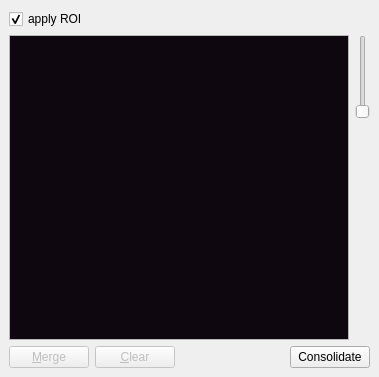
<?xml version="1.0" encoding="UTF-8"?>
<ui version="4.0">
 <class>LabelDock</class>
 <widget class="QDockWidget" name="LabelDock">
  <property name="geometry">
   <rect>
    <x>0</x>
    <y>0</y>
    <width>379</width>
    <height>377</height>
   </rect>
  </property>
  <property name="windowTitle">
   <string>Labels</string>
  </property>
  <widget class="QWidget" name="dockWidgetContents">
   <layout class="QGridLayout" name="gridLayout">
    <item row="0" column="0">
     <widget class="QCheckBox" name="applyROI">
      <property name="toolTip">
       <string>Show label mask icons for ROI.</string>
      </property>
      <property name="text">
       <string>apply ROI</string>
      </property>
      <property name="checked">
       <bool>true</bool>
      </property>
     </widget>
    </item>
    <item row="1" column="0">
     <layout class="QHBoxLayout" name="horizontalLayout_2">
      <item>
       <widget class="QListView" name="labelView">
        <property name="palette">
         <palette>
          <active>
           <colorrole role="Text">
            <brush brushstyle="SolidPattern">
             <color alpha="255">
              <red>255</red>
              <green>255</green>
              <blue>255</blue>
             </color>
            </brush>
           </colorrole>
           <colorrole role="Base">
            <brush brushstyle="SolidPattern">
             <color alpha="255">
              <red>15</red>
              <green>7</green>
              <blue>15</blue>
             </color>
            </brush>
           </colorrole>
          </active>
          <inactive>
           <colorrole role="Text">
            <brush brushstyle="SolidPattern">
             <color alpha="255">
              <red>255</red>
              <green>255</green>
              <blue>255</blue>
             </color>
            </brush>
           </colorrole>
           <colorrole role="Base">
            <brush brushstyle="SolidPattern">
             <color alpha="255">
              <red>15</red>
              <green>7</green>
              <blue>15</blue>
             </color>
            </brush>
           </colorrole>
          </inactive>
          <disabled>
           <colorrole role="Text">
            <brush brushstyle="SolidPattern">
             <color alpha="255">
              <red>126</red>
              <green>126</green>
              <blue>126</blue>
             </color>
            </brush>
           </colorrole>
           <colorrole role="Base">
            <brush brushstyle="SolidPattern">
             <color alpha="255">
              <red>252</red>
              <green>252</green>
              <blue>252</blue>
             </color>
            </brush>
           </colorrole>
          </disabled>
         </palette>
        </property>
        <property name="mouseTracking">
         <bool>true</bool>
        </property>
        <property name="editTriggers">
         <set>QAbstractItemView::NoEditTriggers</set>
        </property>
        <property name="showDropIndicator" stdset="0">
         <bool>false</bool>
        </property>
        <property name="dragEnabled">
         <bool>false</bool>
        </property>
        <property name="dragDropMode">
         <enum>QAbstractItemView::DragDrop</enum>
        </property>
        <property name="selectionMode">
         <enum>QAbstractItemView::ExtendedSelection</enum>
        </property>
        <property name="flow">
         <enum>QListView::LeftToRight</enum>
        </property>
        <property name="resizeMode">
         <enum>QListView::Adjust</enum>
        </property>
        <property name="viewMode">
         <enum>QListView::IconMode</enum>
        </property>
       </widget>
      </item>
      <item>
       <layout class="QVBoxLayout" name="verticalLayout">
        <property name="spacing">
         <number>0</number>
        </property>
        <item>
         <widget class="QSlider" name="sizeSlider">
          <property name="sizePolicy">
           <sizepolicy hsizetype="Fixed" vsizetype="Preferred">
            <horstretch>0</horstretch>
            <verstretch>0</verstretch>
           </sizepolicy>
          </property>
          <property name="minimum">
           <number>32</number>
          </property>
          <property name="maximum">
           <number>128</number>
          </property>
          <property name="singleStep">
           <number>2</number>
          </property>
          <property name="pageStep">
           <number>16</number>
          </property>
          <property name="orientation">
           <enum>Qt::Vertical</enum>
          </property>
         </widget>
        </item>
        <item>
         <spacer name="verticalSpacer">
          <property name="orientation">
           <enum>Qt::Vertical</enum>
          </property>
          <property name="sizeHint" stdset="0">
           <size>
            <width>0</width>
            <height>40</height>
           </size>
          </property>
         </spacer>
        </item>
       </layout>
      </item>
     </layout>
    </item>
    <item row="2" column="0">
     <widget class="QWidget" name="widget" native="true">
      <layout class="QHBoxLayout" name="horizontalLayout">
       <property name="leftMargin">
        <number>0</number>
       </property>
       <property name="topMargin">
        <number>0</number>
       </property>
       <property name="rightMargin">
        <number>0</number>
       </property>
       <property name="bottomMargin">
        <number>0</number>
       </property>
       <item>
        <widget class="QPushButton" name="mergeBtn">
         <property name="enabled">
          <bool>false</bool>
         </property>
         <property name="toolTip">
          <string>Merge selected labels.</string>
         </property>
         <property name="text">
          <string>&amp;Merge</string>
         </property>
         <property name="icon">
          <iconset theme="edit-copy">
           <normaloff/>
          </iconset>
         </property>
        </widget>
       </item>
       <item>
        <widget class="QPushButton" name="delBtn">
         <property name="enabled">
          <bool>false</bool>
         </property>
         <property name="toolTip">
          <string>Clear selected labels</string>
         </property>
         <property name="text">
          <string>&amp;Clear</string>
         </property>
         <property name="icon">
          <iconset theme="edit-clear">
           <normaloff/>
          </iconset>
         </property>
        </widget>
       </item>
       <item>
        <spacer name="horizontalSpacer">
         <property name="orientation">
          <enum>Qt::Horizontal</enum>
         </property>
         <property name="sizeHint" stdset="0">
          <size>
           <width>0</width>
           <height>0</height>
          </size>
         </property>
        </spacer>
       </item>
       <item>
        <widget class="QPushButton" name="consolidateBtn">
         <property name="sizePolicy">
          <sizepolicy hsizetype="Minimum" vsizetype="Preferred">
           <horstretch>0</horstretch>
           <verstretch>0</verstretch>
          </sizepolicy>
         </property>
         <property name="toolTip">
          <string>Remove empty labels</string>
         </property>
         <property name="text">
          <string>Consolidate</string>
         </property>
        </widget>
       </item>
      </layout>
     </widget>
    </item>
   </layout>
  </widget>
 </widget>
 <resources/>
 <connections/>
</ui>
